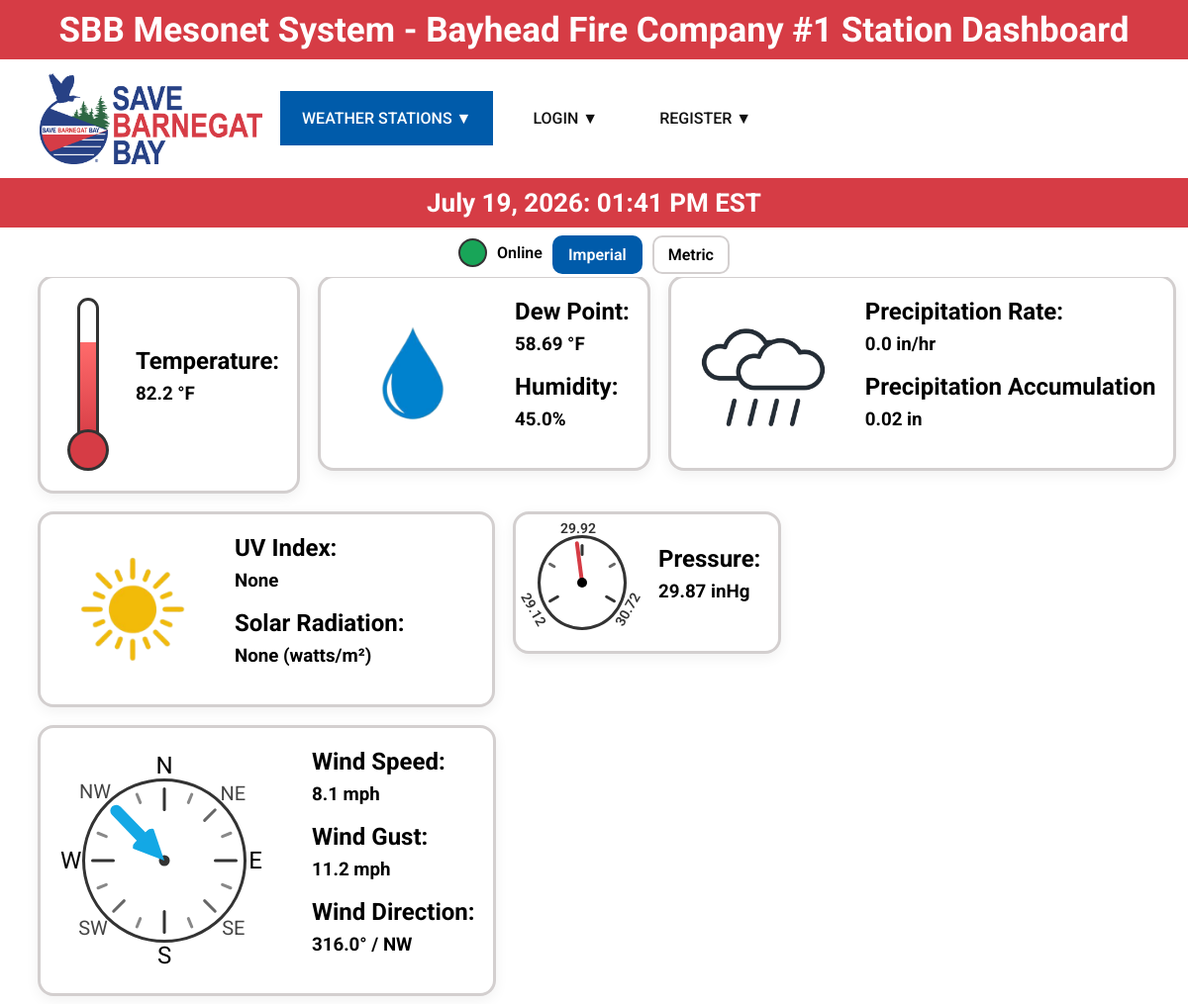
Page /stations/public/KNJBAYHE18 on the committed database.
### model.py (models this page shows)
class WeatherBase(SQLModel):
    station_id: str = Field(index=True, unique=True, foreign_key="station.station_id")
    observed_at: datetime = Field(index=True, default_factory=utc_now)
    temp: float | None = None
    dewpoint: float | None = None
    humidity: float | None = None
    wind_speed: float | None = None
    wind_gust: float | None = None
    wind_dir: float | None = None
    pressure: float | None = None
    precip_rate: float | None = None
    precip_accum: float | None = None
    uv: float | None = None
    solar: float | None = None

class Weather(WeatherBase, table=True):
    id: int | None = Field(default=None, primary_key=True)

### main.py (the view)
@app.get("/stations/public/{station_id}", response_class=HTMLResponse)
def public_station(request: Request, session: db.SessionDep, station_id: str):
    units = request.query_params.get("units", "imperial")
    status = session.exec(select(m.Status).where(m.Status.station_id == station_id)).first()
    weather = session.exec(select(m.Weather).where(m.Weather.station_id == station_id)).first()
    station = session.exec(select(m.Station).where(m.Station.station_id == station_id)).first()
    if not status or not station or not weather:
        raise HTTPException(status_code=404, detail="Station Not Found")
    if weather is not None:
        date, time = get_date_and_time(weather.observed_at)
        wind_label = degree_to_label(weather.wind_dir)
    if units == "metric":
        temp_pct = 0
        if weather and weather.temp is not None:
            temp_pct = ((weather.temp - cfg.m_temp_min) / (cfg.m_temp_max - cfg.m_temp_min)) * 100
            temp_pct = max(0, min(100, temp_pct))
        pressure_angle = 180
        if weather and weather.pressure is not None:
            pressure = cv.inhg_to_hpa(weather.pressure)
            pressure_min = cv.inhg_to_hpa(cfg.pressure_min)
            pressure_mid = cv.inhg_to_hpa(cfg.pressure_mid)
            pressure_max = cv.inhg_to_hpa(cfg.pressure_max)
            pressure_angle_1 = ((pressure - pressure_min) / (pressure_max - pressure_min)) * (cfg.angle_max - cfg.angle_min) + cfg.angle_min
            pressure_angle = round(max(cfg.angle_min, min(cfg.angle_max, pressure_angle_1)), 2)
        precip_r = cv.in_to_mm(weather.precip_rate)
        precip_a = cv.in_to_mm(weather.precip_accum)
        pressure_labels = {
            "low": pressure_min,
            "mid": pressure_mid,
            "high": pressure_max
        }
        w_units = {
            "temp": "°C",
            "precip_r": "mm/hr",
            "precip_a": "mm",
            "wind": "knots",
            "pressure": "hPa"
        }
        converted = {
            "pressure": pressure,
            "precip_r": precip_r,
            "precip_a": precip_a,
            "temp": weather.temp,
            "dew_p": weather.dewpoint,
            "wind_speed": weather.wind_speed,
            "wind_gust": weather.wind_gust
        }
    else:
        temp = cv.c_to_f(weather.temp)
        dew_p = cv.c_to_f(weather.dewpoint)
        temp_pct = 0
        if weather and weather.temp is not None:
            temp_pct = ((temp - cfg.temp_min) / (cfg.temp_max - cfg.temp_min)) * 100
            temp_pct = max(0, min(100, temp_pct))
        pressure_angle = 180
        if weather and weather.pressure is not None:
            pressure_angle_1 = ((weather.pressure - cfg.pressure_min) / (cfg.pressure_max - cfg.pressure_min)) * (cfg.angle_max - cfg.angle_min) + cfg.angle_min
            pressure_angle = round(max(cfg.angle_min, min(cfg.angle_max, pressure_angle_1)), 2)
        wind_speed = cv.knots_to_mph(weather.wind_speed)
        wind_gust = cv.knots_to_mph(weather.wind_gust)
        pressure_labels = {
            "low": cfg.pressure_min,
            "mid": cfg.pressure_mid,
            "high": cfg.pressure_max,
        }
        w_units = {
            "temp": "°F",
            "precip_r": "in/hr",
            "precip_a": "in",
            "wind": "mph",
            "pressure": "inHg",
        }
        converted = {
            "temp": temp,
            "dew_p": dew_p,
            "pressure": weather.pressure,
            "precip_r": weather.precip_rate,
            "precip_a": weather.precip_accum,
            "wind_speed": wind_speed,
            "wind_gust": wind_gust,
        }
    return templates.TemplateResponse(request, "public_dash.html", context={
        "request": request,
        "title": f"{station.station_name} Station Dashboard",
        "active_page": "stations",
        "station": station,
        "weather": weather,
        "status": status,
        "date": date,
        "time": time,
        "units": units,
        "pressure_labels": pressure_labels,
        "wind_label": wind_label,
        "temp_pct": temp_pct,
        "pressure_angle": pressure_angle,
        "w_units": w_units,
        "converted": converted,
        "timezone": cfg.time_zone_name,
    })

### templates/public_dash.html (shortened to what this page needs)
{% extends "layout.html" %}
{% block content %}
    {% if not station.is_public or station.last_status =="OFFLINE"%}
        <h1 style="padding-top: 270px">Station not Available</h1>
    {% else %}
    <div class="p_time_bar">
        <h1>{{ date }}: {{ time }} {{ timezone }}</h1>
    </div>
    {% if status.last_status == "CONNECTED" %}
        <div class="status_bar">
            <span class="online_dot"></span>
            <span class="p_status_text">Online</span>
            <div class="unit_toggle" style="padding-top: 20px">
                <a href="?units=imperial" class="{% if units == 'imperial' %}active_unit{% endif %}">Imperial</a>
                <a href="?units=metric" class="{% if units == 'metric' %}active_unit{% endif%}">Metric</a>
            </div>
        </div>
    {% else %}
        <div class="status_bar">
            <span class="offline_dot"></span>
            <span class="p_status_text">Offline</span>
        </div>
    {% endif %}
    <div class="p_station_content" style="padding-top: 270px; padding-left: 30px;">
        <div class="p_station_card p_temp_card">
            <div class=thermo_widget>
                <div class="thermo_tube">
                    <div class="thermo_fill" style="height: {{ temp_pct }}%;"></div>
                </div>
                <div class="thermo_bulb"></div>
            </div>
            <div class="p_dash_text">
                <h1>Temperature:</h1>
                <h3>{{ converted.temp }} {{ w_units.temp }}</h3>
            </div>
        </div>
        <div class="p_station_card">
            <img src="{{ url_for('static', path='/icons/water_drop.png')}}" alt="Water Drop" class="p_solar_img">
            <div class="p_dash_text">
                <h1>Dew Point:</h1>
                <h3>{{ converted.dew_p }} {{ w_units.temp }}</h3>
                <h1>Humidity:</h1>
                <h3>{{ weather.humidity }}%</h3>
            </div>
        </div>
        <div class="p_station_card">
            <img src="{{ url_for('static', path='/icons/cloud.png')}}" alt="Rainy Cloud" class="p_solar_img">
            <div class="p_dash_text">
                <h1>Precipitation Rate:</h1>
                <h3>{{ converted.precip_r }} {{ w_units.precip_r }}</h3>
                <h1>Precipitation Accumulation</h1>
                <h3>{{ converted.precip_a }} {{ w_units.precip_a }}<Inp></Inp></h3>
            </div>
        </div>
        <div class="p_station_card p_solar_card">
            <img src="{{ url_for('static', path='/icons/sun.png')}}" alt="Solar" class="p_solar_img">
            <div class="p_dash_text">
                <h1>UV Index:</h1>
                <h3>{{ weather.uv }}</h3>
                <h1>Solar Radiation: </h1>
                <h3>{{ weather.solar }} (watts/m²)</h3>
            </div>
        </div>
        <div class="p_station_card">
            <div class="pressure_widget">
                <div class="pressure_circle">
                    <div class="tick tick1"></div>
                    <div class="tick_label tick_label1">{{ pressure_labels.low }}</div>
                    <div class="tick_small tick2"></div>
                    <div class="tick tick3"></div>
                    <div class="tick_label tick_label2">{{ pressure_labels.mid }}</div>
                    <div class="tick_small tick4"></div>
                    <div class="tick tick5"></div>
                    <div class="tick_label tick_label3">{{ pressure_labels.high }}</div>
                    <div class="pressure_needle" style="transform: translateX(-50%) rotate({{ pressure_angle }}deg);"></div>
                    <div class="pressure_center"></div>
                </div>
            </div>
             <div class="p_dash_text">
                <h1>Pressure:</h1>
                <h3>{{ converted.pressure }} {{ w_units.pressure }}</h3>
             </div>
        </div>
        <div class="p_station_card">
            <div class="wind_widget" style="padding-left: 20px;">
                <div class="wind_compass">
                    {% if weather.wind_dir%}
                        <div class="wind_arrow" style="z-index: 1005; transform: translate(-50%, -50%) rotate({{ weather.wind_dir - 90}}deg)">
                            <div class="wind_arrow_head"></div>
                            <div class="wind_arrow_tail"></div>
                        </div>
                    {% else %}
                        <div style="padding-left: 34px; padding-top: 83px">No Wind data</div>
                    {% endif %}
                    <div class="wind_center"></div>
                    <div class="compass_label north">N</div>
                    <div class="compass_label_s ne">NE</div>
                    <div class="compass_label east">E</div>
                    <div class="compass_label_s se">SE</div>
                    <div class="compass_label south">S</div>
                    <div class="compass_label_s sw">SW</div>
                    <div class="compass_label west">W</div>
                    <div class="compass_label_s nw">NW</div>
                    <div class="wind_tick wind_tick_n"></div>
                    <div class="wind_tick_ss wind_tick_nne"></div>
                    <div class="wind_tick_s wind_tick_ne"></div>
                    <div class="wind_tick_ss wind_tick_ene"></div>
                    <div class="wind_tick wind_tick_e"></div>
                    <div class="wind_tick_ss wind_tick_ese"></div>
                    <div class="wind_tick_s wind_tick_se"></div>
                    <div class="wind_tick_ss wind_tick_sse"></div>
                    <div class="wind_tick wind_tick_south"></div>
                    <div class="wind_tick_ss wind_tick_ssw"></div>
                    <div class="wind_tick_s wind_tick_sw"></div>
                    <div class="wind_tick_ss wind_tick_wsw"></div>
                    <div class="wind_tick wind_tick_w"></div>
                    <div class="wind_tick_ss wind_tick_wnw"></div>
                    <div class="wind_tick_ss wind_tick_nnw"></div>
                </div>
            </div>
            <div class="p_dash_text">
                <h1>Wind Speed:</h1>
                <h3>{{ converted.wind_speed }} {{ w_units.wind }}</h3>
                <h1>Wind Gust:</h1>
                <h3>{{ converted.wind_gust }} {{ w_units.wind }}</h3>
                <h1>Wind Direction:</h1>
                <h3>{{ weather.wind_dir }}° / {{ wind_label }}</h3>
            </div>
        </div>
    </div>
    {% endif %}
{% endblock %}

### templates/layout.html (style rules this page uses)
body { font-family: "Roboto", sans-serif }

### rows in the picture
Weather: humidity "45.0", precip_r "0.0", precip_a "0.02", uv "None", solar "None", pressure "29.87", wind_dir "316.0"

### other values in the picture
{{ title }} "Bayhead Fire Company #1 Station Dashboard"
{{ date }} "July 19, 2026"
{{ time }} "01:41 PM"
{{ timezone }} "EST"
{{ converted.temp }} "82.2"
{{ w_units.temp }} "°F"
{{ converted.dew_p }} "58.69"
{{ w_units.precip_r }} "in/hr"
{{ w_units.precip_a }} "in"
{{ pressure_labels.low }} "29.12"
{{ pressure_labels.mid }} "29.92"
{{ pressure_labels.high }} "30.72"
{{ w_units.pressure }} "inHg"
{{ converted.wind_speed }} "8.1"
{{ w_units.wind }} "mph"
